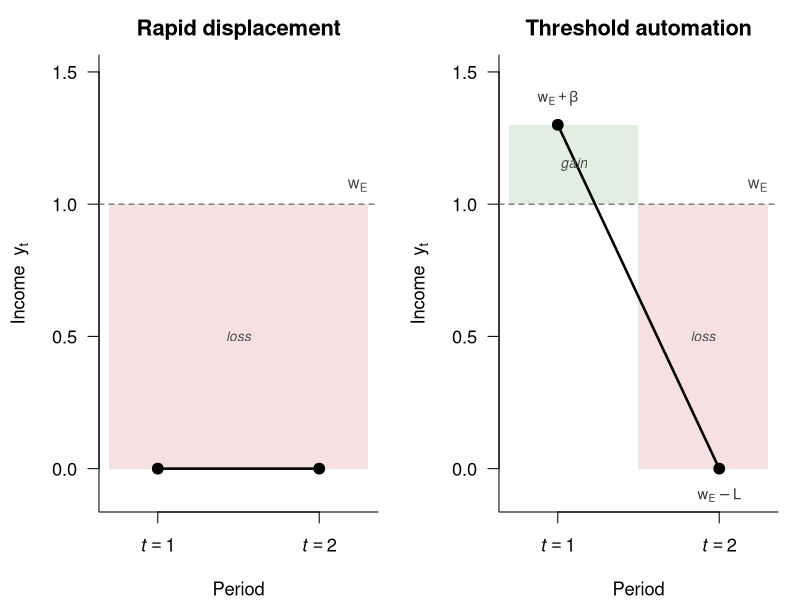

Source code (R):
w_E <- 1
L   <- 1
beta <- 0.3
rapid_y     <- c(w_E - L, w_E - L)
threshold_y <- c(w_E + beta, w_E - L)

pdf("figures/fig_income_paths.pdf", width = 7, height = 3.5, family = "serif")
par(mfrow = c(1, 2), mar = c(4, 4.5, 2.5, 1), cex = 1.1)
col_loss <- rgb(0.8, 0.2, 0.2, alpha = 0.15)
col_gain <- rgb(0.2, 0.6, 0.2, alpha = 0.15)

# Left panel: Rapid
plot(1:2, rapid_y, type = "n", xlim = c(0.7, 2.3), ylim = c(-0.1, 1.5),
     xlab = "Period", ylab = expression(paste("Income  ", y[t])),
     main = "Rapid displacement", xaxt = "n", yaxt = "n", bty = "l")
axis(1, at = 1:2, labels = c(expression(italic(t) == 1), expression(italic(t) == 2)))
axis(2, at = seq(0, 1.5, 0.5), las = 1)
rect(0.7, 0, 2.3, w_E, col = col_loss, border = NA)
abline(h = w_E, lty = 2, lwd = 1.2, col = "grey40")
text(2.3, w_E + 0.07, expression(w[E]), adj = 1, cex = 0.9, col = "grey30")
lines(1:2, rapid_y, lwd = 2.5, col = "black")
points(1:2, rapid_y, pch = 19, cex = 1.3, col = "black")
text(1.5, 0.5, "loss", cex = 0.75, font = 3, col = "grey30")

# Right panel: Threshold
plot(1:2, threshold_y, type = "n", xlim = c(0.7, 2.3), ylim = c(-0.1, 1.5),
     xlab = "Period", ylab = expression(paste("Income  ", y[t])),
     main = "Threshold automation", xaxt = "n", yaxt = "n", bty = "l")
axis(1, at = 1:2, labels = c(expression(italic(t) == 1), expression(italic(t) == 2)))
axis(2, at = seq(0, 1.5, 0.5), las = 1)
rect(0.7, w_E, 1.5, threshold_y[1], col = col_gain, border = NA)
rect(1.5, 0, 2.3, w_E, col = col_loss, border = NA)
abline(h = w_E, lty = 2, lwd = 1.2, col = "grey40")
text(2.3, w_E + 0.07, expression(w[E]), adj = 1, cex = 0.9, col = "grey30")
lines(1:2, threshold_y, lwd = 2.5, col = "black")
points(1:2, threshold_y, pch = 19, cex = 1.3, col = "black")
text(1, threshold_y[1] + 0.10, expression(w[E] + beta), cex = 0.8, col = "grey20")
text(2, threshold_y[2] - 0.10, expression(w[E] - L), cex = 0.8, col = "grey20")
text(1.1, w_E + (threshold_y[1] - w_E) / 2, "gain", cex = 0.75, font = 3, col = "grey30")
text(1.9, w_E / 2, "loss", cex = 0.75, font = 3, col = "grey30")
dev.off()
